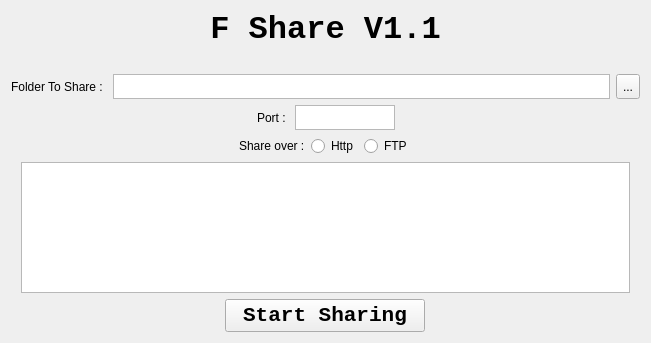
<?xml version="1.0" encoding="UTF-8"?>
<ui version="4.0">
 <class>Form</class>
 <widget class="QWidget" name="Form">
  <property name="geometry">
   <rect>
    <x>0</x>
    <y>0</y>
    <width>651</width>
    <height>343</height>
   </rect>
  </property>
  <property name="windowTitle">
   <string>Form</string>
  </property>
  <layout class="QHBoxLayout" name="horizontalLayout">
   <item>
    <layout class="QGridLayout" name="gridLayout">
     <item row="7" column="0">
      <layout class="QHBoxLayout" name="horizontalLayoutPorts">
       <property name="sizeConstraint">
        <enum>QLayout::SetMinAndMaxSize</enum>
       </property>
       <item>
        <spacer name="horizontalSpacer">
         <property name="orientation">
          <enum>Qt::Horizontal</enum>
         </property>
         <property name="sizeHint" stdset="0">
          <size>
           <width>40</width>
           <height>20</height>
          </size>
         </property>
        </spacer>
       </item>
       <item>
        <widget class="QLabel" name="label">
         <property name="maximumSize">
          <size>
           <width>100</width>
           <height>25</height>
          </size>
         </property>
         <property name="text">
          <string>Port : </string>
         </property>
        </widget>
       </item>
       <item>
        <widget class="QTextEdit" name="textEdit_2">
         <property name="maximumSize">
          <size>
           <width>100</width>
           <height>25</height>
          </size>
         </property>
        </widget>
       </item>
       <item>
        <spacer name="horizontalSpacer_2">
         <property name="orientation">
          <enum>Qt::Horizontal</enum>
         </property>
         <property name="sizeHint" stdset="0">
          <size>
           <width>40</width>
           <height>20</height>
          </size>
         </property>
        </spacer>
       </item>
      </layout>
     </item>
     <item row="1" column="0">
      <spacer name="verticalSpacer_4">
       <property name="orientation">
        <enum>Qt::Vertical</enum>
       </property>
       <property name="sizeType">
        <enum>QSizePolicy::Fixed</enum>
       </property>
       <property name="sizeHint" stdset="0">
        <size>
         <width>20</width>
         <height>20</height>
        </size>
       </property>
      </spacer>
     </item>
     <item row="15" column="0">
      <layout class="QHBoxLayout" name="layoutSubmit">
       <item>
        <widget class="QPushButton" name="btnShare">
         <property name="sizePolicy">
          <sizepolicy hsizetype="Maximum" vsizetype="Maximum">
           <horstretch>0</horstretch>
           <verstretch>0</verstretch>
          </sizepolicy>
         </property>
         <property name="maximumSize">
          <size>
           <width>200</width>
           <height>100</height>
          </size>
         </property>
         <property name="font">
          <font>
           <family>Monospace</family>
           <pointsize>16</pointsize>
           <weight>75</weight>
           <bold>true</bold>
          </font>
         </property>
         <property name="text">
          <string>Start Sharing</string>
         </property>
        </widget>
       </item>
      </layout>
     </item>
     <item row="0" column="0">
      <widget class="QLabel" name="labelTitle">
       <property name="enabled">
        <bool>true</bool>
       </property>
       <property name="sizePolicy">
        <sizepolicy hsizetype="Minimum" vsizetype="Maximum">
         <horstretch>0</horstretch>
         <verstretch>0</verstretch>
        </sizepolicy>
       </property>
       <property name="maximumSize">
        <size>
         <width>16777215</width>
         <height>120</height>
        </size>
       </property>
       <property name="font">
        <font>
         <family>Monospace</family>
         <pointsize>24</pointsize>
         <weight>75</weight>
         <italic>false</italic>
         <bold>true</bold>
        </font>
       </property>
       <property name="text">
        <string>F Share V1.1</string>
       </property>
       <property name="alignment">
        <set>Qt::AlignHCenter|Qt::AlignTop</set>
       </property>
      </widget>
     </item>
     <item row="10" column="0">
      <layout class="QHBoxLayout" name="horizontalLayoutSelect">
       <item>
        <spacer name="horizontalSpacer_3">
         <property name="orientation">
          <enum>Qt::Horizontal</enum>
         </property>
         <property name="sizeHint" stdset="0">
          <size>
           <width>40</width>
           <height>20</height>
          </size>
         </property>
        </spacer>
       </item>
       <item>
        <widget class="QLabel" name="labelShareChooser">
         <property name="text">
          <string>Share over :</string>
         </property>
        </widget>
       </item>
       <item>
        <widget class="QRadioButton" name="btnRadioHttp">
         <property name="text">
          <string>Http</string>
         </property>
        </widget>
       </item>
       <item>
        <widget class="QRadioButton" name="btnRadioFtp">
         <property name="text">
          <string>FTP</string>
         </property>
        </widget>
       </item>
       <item>
        <spacer name="horizontalSpacer_4">
         <property name="orientation">
          <enum>Qt::Horizontal</enum>
         </property>
         <property name="sizeHint" stdset="0">
          <size>
           <width>40</width>
           <height>20</height>
          </size>
         </property>
        </spacer>
       </item>
      </layout>
     </item>
     <item row="8" column="0">
      <spacer name="verticalSpacer_3">
       <property name="orientation">
        <enum>Qt::Vertical</enum>
       </property>
       <property name="sizeHint" stdset="0">
        <size>
         <width>20</width>
         <height>40</height>
        </size>
       </property>
      </spacer>
     </item>
     <item row="3" column="0">
      <layout class="QHBoxLayout" name="horizontalLayoutFolderShare">
       <property name="spacing">
        <number>6</number>
       </property>
       <property name="sizeConstraint">
        <enum>QLayout::SetFixedSize</enum>
       </property>
       <item>
        <widget class="QLabel" name="label_2">
         <property name="maximumSize">
          <size>
           <width>16777215</width>
           <height>25</height>
          </size>
         </property>
         <property name="text">
          <string>Folder To Share : </string>
         </property>
        </widget>
       </item>
       <item>
        <widget class="QTextEdit" name="textEdit">
         <property name="maximumSize">
          <size>
           <width>16777215</width>
           <height>25</height>
          </size>
         </property>
        </widget>
       </item>
       <item>
        <widget class="QToolButton" name="toolButton">
         <property name="maximumSize">
          <size>
           <width>16777215</width>
           <height>25</height>
          </size>
         </property>
         <property name="text">
          <string>...</string>
         </property>
        </widget>
       </item>
      </layout>
     </item>
     <item row="4" column="0">
      <spacer name="verticalSpacer">
       <property name="orientation">
        <enum>Qt::Vertical</enum>
       </property>
       <property name="sizeHint" stdset="0">
        <size>
         <width>20</width>
         <height>40</height>
        </size>
       </property>
      </spacer>
     </item>
     <item row="16" column="0">
      <spacer name="verticalSpacer_2">
       <property name="orientation">
        <enum>Qt::Vertical</enum>
       </property>
       <property name="sizeHint" stdset="0">
        <size>
         <width>20</width>
         <height>40</height>
        </size>
       </property>
      </spacer>
     </item>
     <item row="14" column="0">
      <layout class="QVBoxLayout" name="verticalLayoutLogs">
       <property name="leftMargin">
        <number>10</number>
       </property>
       <property name="rightMargin">
        <number>10</number>
       </property>
       <item>
        <widget class="QTextEdit" name="textEditLogs">
         <property name="sizePolicy">
          <sizepolicy hsizetype="Expanding" vsizetype="Maximum">
           <horstretch>0</horstretch>
           <verstretch>0</verstretch>
          </sizepolicy>
         </property>
         <property name="maximumSize">
          <size>
           <width>16777215</width>
           <height>200</height>
          </size>
         </property>
        </widget>
       </item>
      </layout>
     </item>
     <item row="2" column="0">
      <spacer name="verticalSpacer_5">
       <property name="orientation">
        <enum>Qt::Vertical</enum>
       </property>
       <property name="sizeHint" stdset="0">
        <size>
         <width>20</width>
         <height>40</height>
        </size>
       </property>
      </spacer>
     </item>
    </layout>
   </item>
  </layout>
 </widget>
 <resources/>
 <connections/>
</ui>
